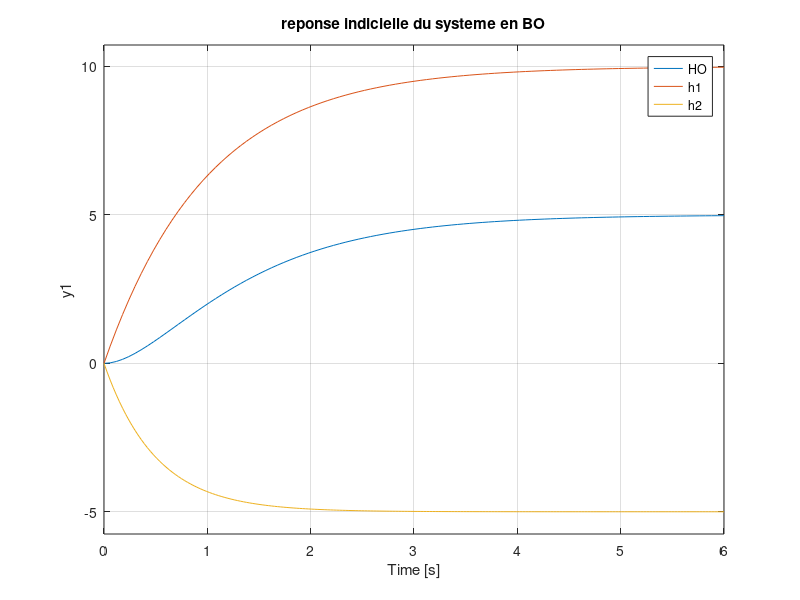
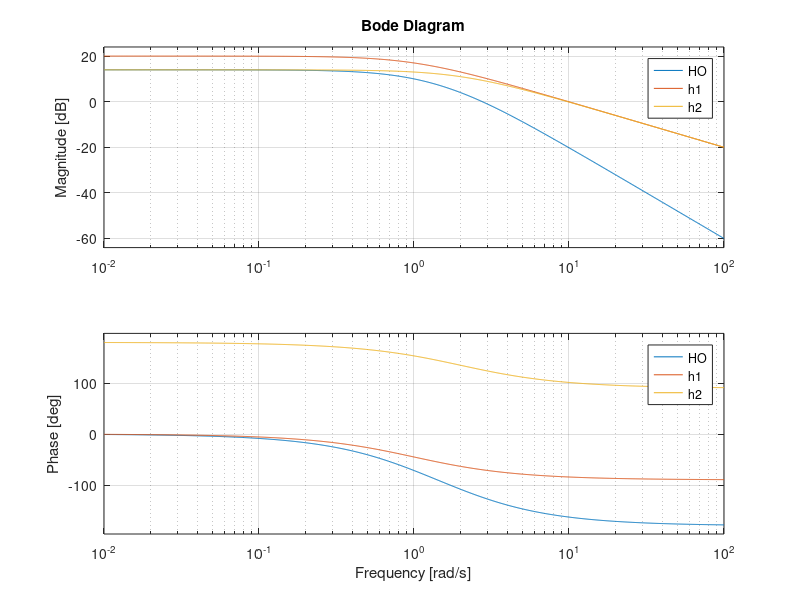
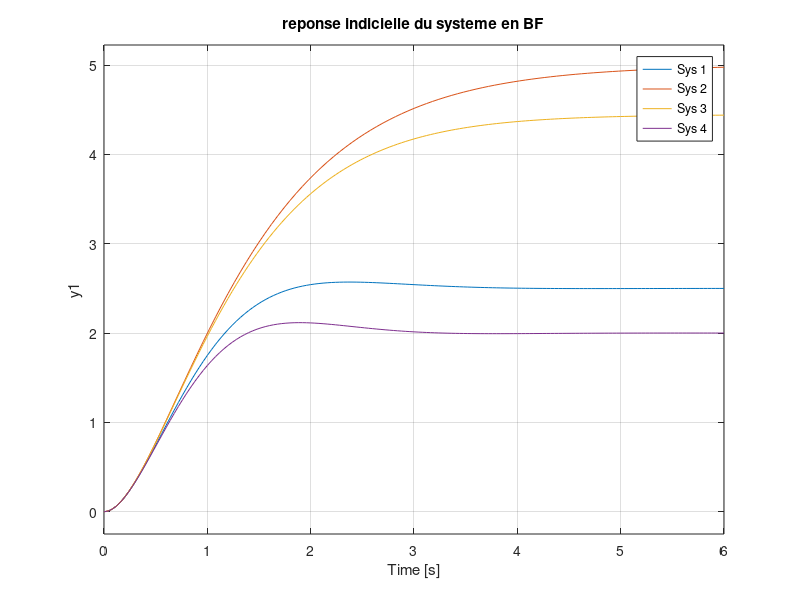
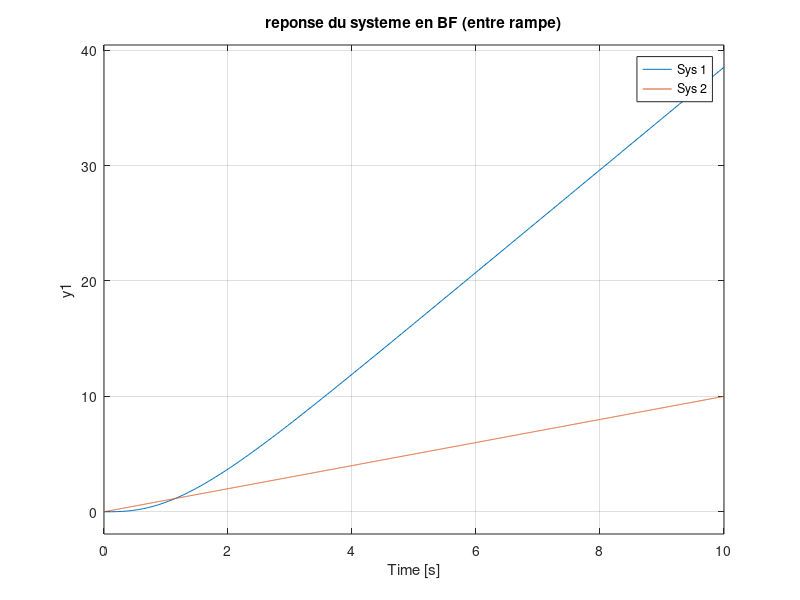

The MATLAB source for these figures, in order:
clear all
close all 
clc

G = 10;
w1 = 1;
w2 = 2;
p1 = (-4.052+2.34*j)/0.5
p2 = (-4.052-2.34*j)/0.5
%boucle ouverte
n = [G]
d = [1 w1+w2 w1*w2]
HO = tf(n,d)
h1 = tf([G],[1 w1])
h2 = tf([-G],[1 w2])
figure(1)
step(HO,h1,h2)
title('reponse indicielle du systeme en BO');
figure(2)
bode(HO,h1,h2)

%boucle fermer
figure(3)
s = tf('s');
k1 = 0.2
k2 = 0
k3 = 0.025
k4 = 0.3
Ac = 1
Ar = 1
nb = [G]
db1 = [1 (w1+w2) w1*w2+10*k1]
db2 = [1 (w1+w2) w1*w2+10*k2]
db3 = [1 (w1+w2) w1*w2+10*k3]
db4 = [1 (w1+w2) w1*w2+10*k4]
HB1 = tf(nb,db1) 
HB2 = tf(nb,db2) 
HB3 = tf(nb,db3) 
HB4 = tf(nb,db4) 
step(Ac*HB1,Ac*HB2,Ac*HB3,Ac*HB4)
title('reponse indicielle du systeme en BF');

figure(4)
step(Ar*(HB3/s),Ar/s)
title('reponse du systeme en BF (entre rampe)');
%representation d'etat
%boucle ouverte
a0 = 10
a1 = -10
A = [[-w1 0];[0 -w2]]
B = [1;1]
C = [a0 a1]
[ns , ds] = ss2tf(A,B,C,0)
HS = tf(ns,ds)
figure(5)
step(HS)
title('reponse indicielle du systeme en B0 (representation etat)');
%boucle fermer
A = [[-1 0];[0 -2]]
B = [1;1]
C = [10 -10]
k1 = p1*p2+p1+p2-1
k2 = -p1*p2-2*(p1+p2)-2
Kp = [k1 k2]
chkil = -C*inv(A-B*Kp)*B
L = 1/chkil
Af = A-B*Kp
Bf = B*L
[nf , df] = ss2tf(Af,Bf,C,0)
Hf = tf(nf,df)
figure(6)
step(Hf)
title('reponse indicielle du systeme en BF (representation etat) apres placement des poles');
figure(7)
step(Hf/s,1/s)
title('reponse a une rampe du systeme en BF (representation etat) apres placement des poles');





